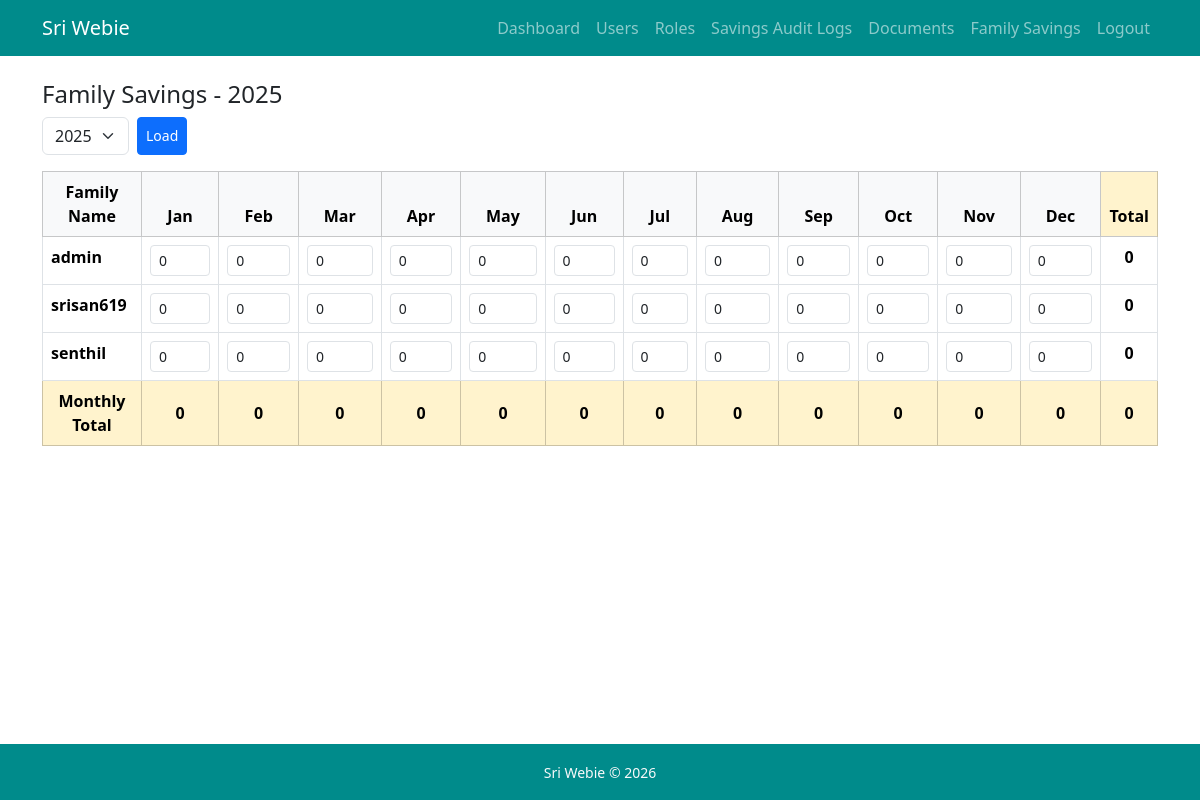
/family-savings/ (signed in), run on an earlier commit of the app's database.
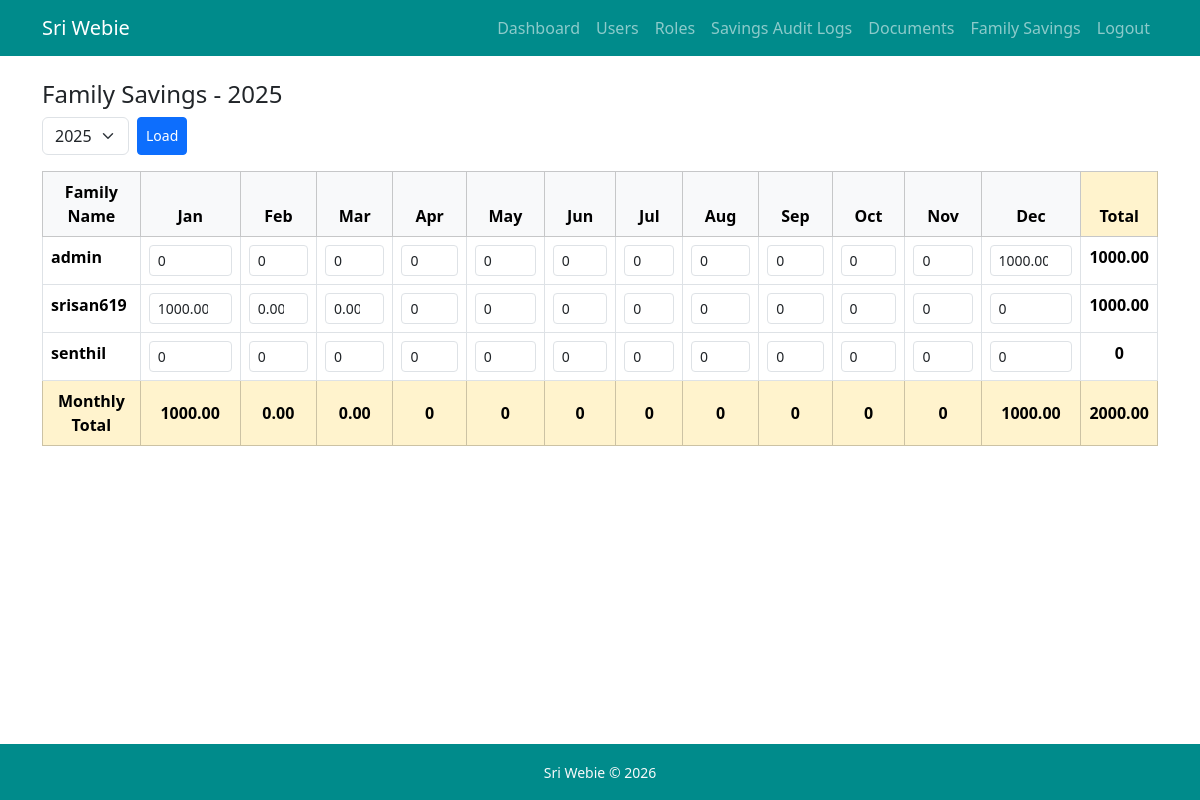
And on a later commit of the database.
### users/models.py (models this page shows, shortened)
class User(AbstractUser):
    role = models.ForeignKey(Role, on_delete=models.PROTECT, null=True, blank=True)
    groups = models.ManyToManyField('auth.Group', related_name='custom_user_set', blank=True, help_text='The groups this user belongs to', verbose_name='groups')
    user_permissions = models.ManyToManyField('auth.Permission', related_name='custom_user_set', blank=True, help_text='Specific permissions for this user.', verbose_name='user permissions')

### family_savings/models.py (models this page shows, shortened)
class MonthlySaving(models.Model):
    MONTHS = [
        (1, 'Jan'), (2, 'Feb'),(3, 'Mar'), (4, 'Apr'), (5, 'May'), (6, 'Jun'), (7, 'Jul'), (8, 'Aug'), (9, 'Sep'), (10, 'Oct'), (11, 'Nov'), (12, 'Dec')
    ]
    user = models.ForeignKey(User, on_delete=models.CASCADE, related_name="savings")
    year = models.IntegerField()
    month = models.IntegerField(choices=MONTHS)
    amount = models.DecimalField(max_digits=10, decimal_places=2, default=0)
    created_at = models.DateTimeField(auto_now_add=True, help_text="When this record was created")
    updated_at = models.DateTimeField(auto_now=True, help_text="When this record was last updated")
    class Meta:
        unique_together = ("user", "year", "month")

### family_savings/views.py (the view)
# urls.py: path("", family_savings_view, name="family_savings"),
@login_required
def family_savings_view(request):
    MONTHS = [
        (1, 'Jan'), (2, 'Feb'),(3, 'Mar'), (4, 'Apr'), (5, 'May'), (6, 'Jun'), (7, 'Jul'), (8, 'Aug'), (9, 'Sep'), (10, 'Oct'), (11, 'Nov'), (12, 'Dec')
    ]
    year = int(request.GET.get("year", 2025))
    users = User.objects.filter(
        is_active=True
    ).exclude(role__role_name="auditor")
    data = []
    monthly_totals = {m: 0 for m in range(1,13)}
    for user in users:
        row = {"user": user, "months": {}, "total": 0}
        for m in range(1,13):
            saving = MonthlySaving.objects.filter(
                user=user, year=year, month=m
            ).first()
            amount = saving.amount if saving else 0
            row["months"][m] = amount
            row["total"] += amount
            monthly_totals[m] += amount
        data.append(row)
    return render(request, "family_savings/table.html", {
        "data": data,
        "year": year,
        "months": MONTHS,
        "monthly_totals": monthly_totals,
        "sum_monthly_totals": sum(monthly_totals.values()),
        "years": [2023, 2024, 2025],
        "is_admin": is_admin(request.user)
    })

### users/views.py (called while the page is built)
def is_admin(user):
    return user.role and user.role.role_name == 'admin'

### family_savings/templates/family_savings/table.html (shortened to what this page needs)
{%extends "users/base.html"%}
{%block content%}
<h4>Family Savings - {{year}}</h4>
<form method="get" class="mb-3 d-flex gap-2">
    <select name="year" class="form-select w-auto">
        {% for y in years %}
            <option value="{{ y }}"
                {% if y == year %}selected{% endif %}>
                {{ y }}
            </option>
        {% endfor %}
    </select>
    <button class="btn btn-primary btn-sm">
        Load
    </button>
</form>
<table class="table table-bordered text-center">
    <thead class="table-light">
        <tr>
            <th>Family Name</th>
            {% for month_no, month_name in months %}
                <th>{{ month_name }}</th>
            {% endfor %}
            <th class="table-warning">Total</th>
        </tr>
    </thead>
    <tbody>
        {%for row in data%}
            <tr>
                <td class="text-start fw-bold">{{row.user.username}}</td>
                {% for month, amount in row.months.items %}
                <td>
                    {% if is_admin %}
                        <input type="number" class="form-control form-control-sm saving-input" value="{{amount}}" data-user="{{row.user.id}}" data-month="{{month}}" step="0.01">
                    {%else%}
                        <span class="text-muted">{{amount|default:"-"}}</span>
                    {%endif%}
                </td>
                {%endfor%}
                <td class="fw-bold row-total">{{row.total}}</td>
            </tr>
        {%endfor%}
    </tbody>
    <tfoot class="table-warning fw-bold">
        <tr>
            <td>Monthly Total</td>
            {% for month, total in monthly_totals.items %}
                <td>{{total}}</td>
            {% endfor %}
            <td>{{sum_monthly_totals}}</td>
        </tr>
    </tfoot>
</table>
{%endblock%}

### users/templates/users/base.html (shortened to what this page needs)
<!DOCTYPE html>
<html lang="en">
<head>
    <link href="https://cdn.jsdelivr.net/npm/bootstrap-icons/font/bootstrap-icons.css" rel="stylesheet">
    <link href="https://cdn.jsdelivr.net/npm/bootstrap@5.3.2/dist/css/bootstrap.min.css" rel="stylesheet">
</head>
<body class="d-flex flex-column min-vh-100">
    <nav class="navbar navbar-expand-lg navbar-dark bg-info">
        <div class="container">
            <a href="/dashboard/" class="navbar-brand">Sri Webie</a>
            <div class="collapse navbar-collapse" id="navbarNav">
                <ul class="navbar-nav ms-auto">
                    {% if request.user.is_authenticated %}
                        <li class="nav-item">
                            <a href="/dashboard/" class="nav-link">Dashboard</a>
                        </li>
                        {% if request.user.role.role_name == "admin" %}
                            <li class="nav-item">
                                <a href="/users/" class="nav-link">Users</a>
                            </li>
                            <li class="nav-item">
                                <a href="/roles/" class="nav-link">Roles</a>
                            </li>
                        {%endif%}
                        {% if request.user.role.role_name == "admin" %}
                            <li class="nav-item">
                                <a href="/family-savings/audit-logs/" class="nav-link">Savings Audit Logs</a>
                            </li>
                        {%endif%}
                        <li class="nav-item">
                            <a href="/documents/" class="nav-link">Documents</a>
                        </li>
                        <li class="nav-item">
                            <a href="/family-savings/" class="nav-link">Family Savings</a>
                        </li>
                        <li class="nav-item">
                            <a href="/logout/" class="nav-link">Logout</a>
                        </li>
                    {%else%}
                        <li class="nav-item">
                            <a href="/login/" class="nav-link">Login</a>
                        </li>
                    {%endif%}
                </ul>
            </div>
        </div>
    </nav>
    <main class="container my-4">
    {%block content%}
    {%endblock%}
    </main>
    <footer class="bg-info text-light mt-auto">
        <div class="container text-center py-3">
            <small>
                Sri Webie © {% now "Y" %}
            </small>
        </div>
    </footer>
</body>
</html>

### users/templates/users/base.html (style rules this page uses)
.bg-info { --bs-bg-opacity: 1; background-color: darkcyan !important;; }

What changed in the data, as far as the page shows it:
computed for User "admin": total "0" → "1000.00"
added MonthlySaving: months "1000.00"
computed for User "srisan619": total "0" → "1000.00"
added MonthlySaving: months "1000.00"
added MonthlySaving: months "0.00"
added MonthlySaving: months "0.00"
Also different on the page:
{{ sum_monthly_totals }}: "0" → "2000.00"
new list line: "1000.00"
new list line: "0.00"
list line gone: "0"
